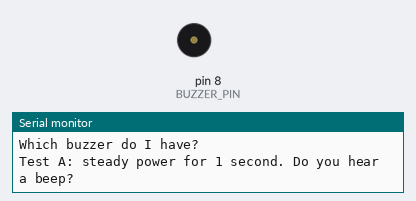
The sketch below on a simulated Arduino Uno, built with avr-gcc and run on an emulated ATmega328P. On the bench: buzzer (waves = sounding), the last lines printed to the serial monitor.

Above: at 1.2 s.
At 4.26 s:
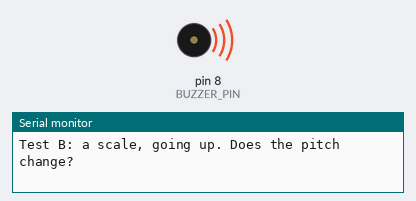
Timing chart, 0 to 9.1 s (numbered marks = the images above):
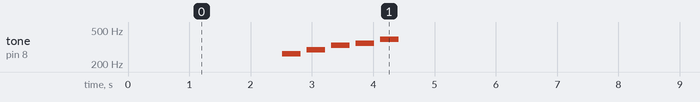

Measured:
- by itself, tone on pin 8 (BUZZER_PIN): repeats every 7.0 s: silent 0.10 s, 294 Hz 0.30 s, silent 0.10 s, 330 Hz 0.30 s, silent 0.10 s, 349 Hz 0.30 s, silent 0.10 s, 392 Hz 0.30 s, silent 5.1 s, 262 Hz 0.30 s

The sketch:

p05a_which_buzzer.ino
```cpp
// Project 5, part A: Which buzzer do I have?
// Buzzer: long leg (+) to D8, short leg to GND.
//
// Listen to the two tests, then read the table on the project page.
//   Test A: the pin goes HIGH and stays HIGH for one second.
//   Test B: the pin plays a rising scale, C D E F G.

const int BUZZER_PIN = 8;

void setup() {
  pinMode(BUZZER_PIN, OUTPUT);
  Serial.begin(9600);
  Serial.println("Which buzzer do I have?");
}

void loop() {
  Serial.println("Test A: steady power for 1 second. Do you hear a beep?");
  digitalWrite(BUZZER_PIN, HIGH);
  delay(1000);
  digitalWrite(BUZZER_PIN, LOW);
  delay(1500);

  Serial.println("Test B: a scale, going up. Does the pitch change?");
  int notes[] = {262, 294, 330, 349, 392};
  for (int i = 0; i < 5; i++) {
    tone(BUZZER_PIN, notes[i], 300);
    delay(400);
  }
  noTone(BUZZER_PIN);
  delay(2500);
}
```
